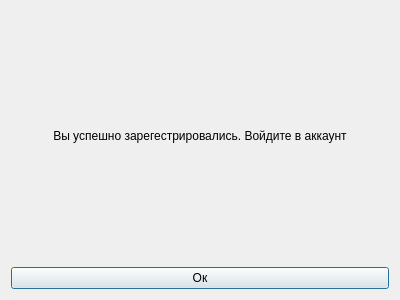
<?xml version="1.0" encoding="UTF-8"?>
<ui version="4.0">
 <class>RegSuccess</class>
 <widget class="QDialog" name="RegSuccess">
  <property name="geometry">
   <rect>
    <x>0</x>
    <y>0</y>
    <width>400</width>
    <height>300</height>
   </rect>
  </property>
  <property name="windowTitle">
   <string>Dialog</string>
  </property>
  <layout class="QGridLayout" name="gridLayout_2">
   <item row="0" column="0">
    <widget class="QLabel" name="label">
     <property name="layoutDirection">
      <enum>Qt::LeftToRight</enum>
     </property>
     <property name="text">
      <string>Вы успешно зарегестрировались. Войдите в аккаунт</string>
     </property>
     <property name="alignment">
      <set>Qt::AlignCenter</set>
     </property>
    </widget>
   </item>
   <item row="1" column="0">
    <widget class="QPushButton" name="pushButton">
     <property name="text">
      <string>Ок</string>
     </property>
    </widget>
   </item>
  </layout>
 </widget>
 <resources/>
 <connections/>
</ui>
